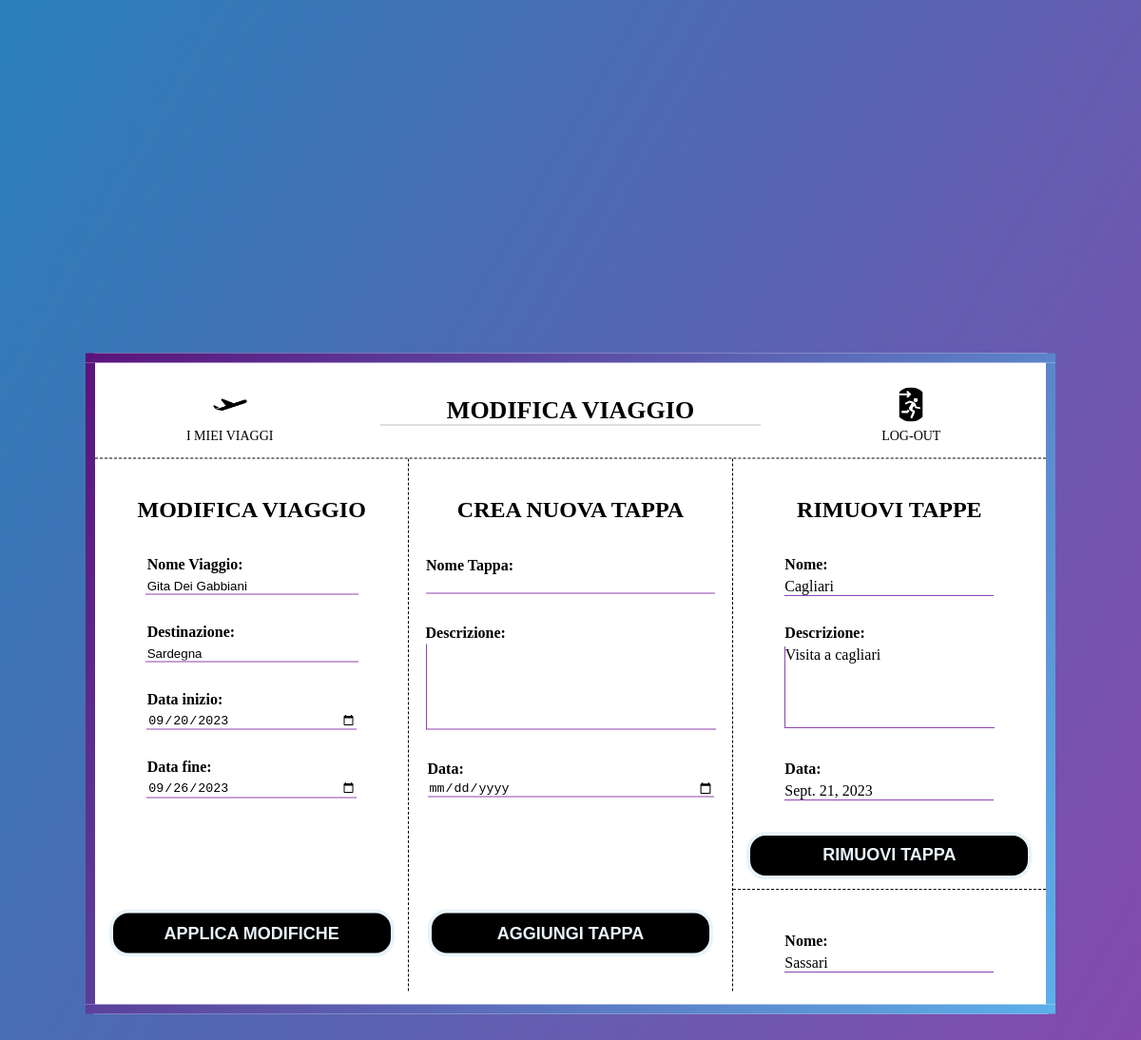
Before: /organizzatoreViaggi/changeItinerary/17/ (signed in) with the older database file.
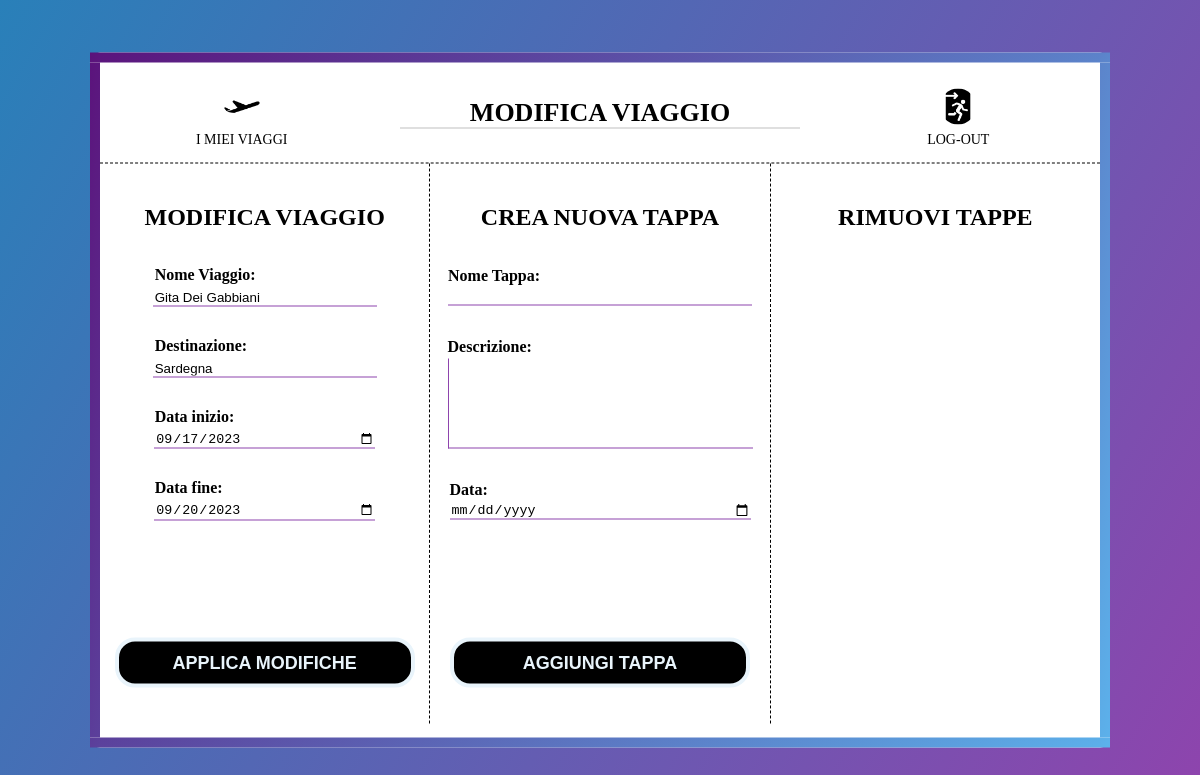
After: the same page with the newer database file.
### organizzatoreViaggi/models.py (models this page shows, shortened)
class Travel(models.Model):
    id = models.AutoField(primary_key=True)
    name = models.CharField(max_length=64, unique=True)
    destination = models.CharField(max_length=64)
    start_date = models.DateField()
    end_date = models.DateField()
    participants = models.ManyToManyField(CustomUser)

class Stage(models.Model):
    id = models.AutoField(primary_key=True)
    travel = models.ForeignKey(Travel, on_delete=models.CASCADE)
    name = models.CharField(max_length=64)
    description = models.CharField(max_length=128)
    date = models.DateField()

### organizzatoreViaggi/views.py (the view)
# urls.py: path('organizzatoreViaggi/changeItinerary/<int:travel_id>/', views.changeItinerary_view, name='changeItinerary'),
@login_required(login_url= 'login')
def changeItinerary_view(request, travel_id):
    travel = Travel.objects.get(id = travel_id)
    form = TravelForm(instance=travel)
    stages = Stage.objects.filter(travel = travel_id)
    emptyStageForm = StageForm()
    if request.method == "POST":
        if "edit_travel" in request.POST:
            form = TravelForm(request.POST, instance=travel)
            new_start_date = datetime.strptime(request.POST['start_date'], "%Y-%m-%d").date()
            new_end_date = datetime.strptime(request.POST['end_date'],"%Y-%m-%d").date()
            if form.is_valid():
                form.save()
                for stage in stages:
                    if stage.date < new_start_date or stage.date > new_end_date:
                        stage.delete()
                return redirect('myTravels')
        else:
            emptyStageForm = StageForm()
        if "add_stage" in request.POST:
            emptyStageForm = StageForm(request.POST)
            emptyStageForm.travel = travel
            if emptyStageForm.is_valid():
                stage = emptyStageForm.save(commit=False)
                stage.travel = travel
                stage.save()
                url = reverse('detailsTravel', args=[travel_id])
                return redirect(url)
        if "remove_stage" in request.POST:
            stage_id = request.POST.get('stage_id')
            stage_to_delete = Stage.objects.get(id = stage_id)
            stage_to_delete.delete()
            url = reverse('detailsTravel', args=[travel_id])
            return redirect(url)
    else:
        form = TravelForm(instance=travel)
        emptyStageForm = StageForm()
    context = { 'travel': form, 'emptyStageForm': emptyStageForm, 'stages': stages}
    return render(request, 'organizzatoreViaggi/changeItinerary.html', context)

### organizzatoreViaggi/forms.py (shortened to what this page needs)
class TravelForm(ModelForm):
    class Meta:
        model = Travel
        fields = [
            'name',
            'destination',
            'start_date',
            'end_date'
        ]
        labels = {
            'name': 'Nome Viaggio',
            'destination': 'Destinazione',
            'start_date': 'Data inizio',
            'end_date': 'Data fine'
        }
        widgets = {
            'start_date': forms.DateInput(attrs={'type': 'date', 'class': 'dateField'}),
            'end_date': forms.DateInput(attrs={'type': 'date', 'class': 'dateField'}),
            'name': forms.DateInput(attrs={'class': 'textField'}),
            'destination': forms.DateInput(attrs={'class': 'textField'})
        }

### organizzatoreViaggi/templates/organizzatoreViaggi/changeItinerary.html (shortened to what this page needs)
{% load static %}
<!DOCTYPE html>
<html lang="it">
<head>
    <link rel="stylesheet" href="{% static 'css/changeItinerary.css'%}">
</head>
<body>
   <div class="page-container">
       <nav>
           <a href="{% url 'myTravels' %}">
               <img src="{% static 'images/plane_icon.png' %}" />
               <p>I miei viaggi</p>
           </a>
           <h1>MODIFICA VIAGGIO</h1>
           <a href="{% url 'logout' %}">
               <img src="{% static 'images/logout_icon.png' %}" />
               <p>Log-out</p>
           </a>
       </nav>
       <div class="main">
           <div class="main-sx">
               <h2>MODIFICA VIAGGIO</h2>
                <form class="form_travel" method="post" action="">
                    {{ travel }}
                    <div class="button_container2">
                        <input class="apply_button" type="submit" value="APPLICA MODIFICHE" name="edit_travel">
                    </div>
                </form>
           </div>
           <div class="main-c">
               <div class="title_container">
                   <h2>CREA NUOVA TAPPA</h2>
               </div>
               <div class="form_container">
                    <form class="empty_form_itinerary" method="post" action="">
                        <div class="form_field">
                            {{ emptyStageForm.as_p }}
                            <div class="add_button_container">
                                <input class="add_button" type="submit" value="AGGIUNGI TAPPA" name="add_stage">
                            </div>
                       </div>
                   </form>
                </div>
           </div>
           <div class = "main-dx">
               <div class="title_container">
                   <h2>RIMUOVI TAPPE</h2>
               </div>
               {% for stage in stages %}
               <form class="form_itinerary" method="post" action="">
                   <div class="form_field">
                       <div class="stage-container">
                            <span>Nome:</span>
                            <p> {{ stage.name }}</p>
                           <span>Descrizione:</span>
                            <p class="description-p"> {{ stage.description }}</p>
                           <span>Data:</span>
                            <p> {{ stage.date }}</p>
                            <div class="remove_button_container">
                                <input class="remove_button" type="submit" value="RIMUOVI TAPPA" name="remove_stage">
                            </div>
                       </div>
                   </div>
               </form>
               {% endfor %}
           </div>
       </div>
   </div>
</body>
</html>

Changed rows visible on the page:
removed Stage: name "Cagliari", description "Visita a cagliari", date "Sept. 21, 2023"
removed Stage: name "Sassari"
changed Travel "Gita Dei Gabbiani": start_date "09/20/2023" → "09/17/2023"; end_date "09/26/2023" → "09/20/2023"
